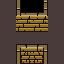

This game map was drawn from its Tiled (.tmx) file and the tilesets committed beside it. A one-line description and the full map source follow:
An orthogonal 4x4 tile map with 16x16 px tiles, 2 tile layers (Floor1, Walls (Collidable)).

<map version="1.2" tiledversion="1.2.1" orientation="orthogonal" renderorder="right-down" width="4" height="4" tilewidth="16" tileheight="16" infinite="0" nextlayerid="18" nextobjectid="1">
 <tileset firstgid="1" source="../../tilesets/actual/UltimateTileset.tsx" />
 <layer id="16" name="Floor1" width="4" height="4">
  <data encoding="csv">
143,0,0,143,
143,0,0,143,
143,143,143,143,
143,143,143,143
</data>
 </layer>
 <layer id="17" name="Walls (Collidable)" width="4" height="4">
  <data encoding="csv">
0,79,80,0,
0,29,29,0,
0,63,64,0,
0,95,96,0
</data>
 </layer>
</map>
